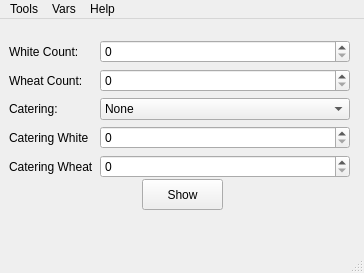
<?xml version="1.0" encoding="UTF-8"?>
<ui version="4.0">
 <class>MainWindow</class>
 <widget class="QMainWindow" name="MainWindow">
  <property name="geometry">
   <rect>
    <x>0</x>
    <y>0</y>
    <width>364</width>
    <height>273</height>
   </rect>
  </property>
  <property name="windowTitle">
   <string>Bread Count</string>
  </property>
  <widget class="QWidget" name="centralwidget">
   <widget class="QPushButton" name="showBread">
    <property name="geometry">
     <rect>
      <x>142</x>
      <y>160</y>
      <width>81</width>
      <height>31</height>
     </rect>
    </property>
    <property name="text">
     <string>Show</string>
    </property>
   </widget>
   <widget class="QWidget" name="layoutWidget">
    <property name="geometry">
     <rect>
      <x>9</x>
      <y>21</y>
      <width>341</width>
      <height>145</height>
     </rect>
    </property>
    <layout class="QFormLayout" name="formLayout">
     <item row="0" column="0">
      <widget class="QLabel" name="whiteL">
       <property name="text">
        <string>White Count:</string>
       </property>
      </widget>
     </item>
     <item row="0" column="1">
      <widget class="QSpinBox" name="whiteIN"/>
     </item>
     <item row="1" column="0">
      <widget class="QLabel" name="wheatL">
       <property name="text">
        <string>Wheat Count:</string>
       </property>
      </widget>
     </item>
     <item row="1" column="1">
      <widget class="QSpinBox" name="wheatIN"/>
     </item>
     <item row="2" column="0">
      <widget class="QLabel" name="catPrompt">
       <property name="text">
        <string>Catering: </string>
       </property>
      </widget>
     </item>
     <item row="2" column="1">
      <widget class="QComboBox" name="comboBox">
       <item>
        <property name="text">
         <string>None</string>
        </property>
       </item>
       <item>
        <property name="text">
         <string>Mixed</string>
        </property>
       </item>
       <item>
        <property name="text">
         <string>Custom</string>
        </property>
       </item>
      </widget>
     </item>
     <item row="3" column="0">
      <widget class="QLabel" name="whiteCL">
       <property name="enabled">
        <bool>true</bool>
       </property>
       <property name="text">
        <string>Catering White</string>
       </property>
      </widget>
     </item>
     <item row="3" column="1">
      <widget class="QSpinBox" name="whiteCIN">
       <property name="enabled">
        <bool>true</bool>
       </property>
      </widget>
     </item>
     <item row="4" column="0">
      <widget class="QLabel" name="wheatCL">
       <property name="enabled">
        <bool>true</bool>
       </property>
       <property name="text">
        <string>Catering Wheat</string>
       </property>
      </widget>
     </item>
     <item row="4" column="1">
      <widget class="QSpinBox" name="wheatCIN">
       <property name="enabled">
        <bool>true</bool>
       </property>
      </widget>
     </item>
    </layout>
   </widget>
   <widget class="QLabel" name="Debug">
    <property name="geometry">
     <rect>
      <x>240</x>
      <y>170</y>
      <width>91</width>
      <height>20</height>
     </rect>
    </property>
    <property name="text">
     <string/>
    </property>
   </widget>
  </widget>
  <widget class="QStatusBar" name="statusbar"/>
  <widget class="QMenuBar" name="menubar">
   <property name="geometry">
    <rect>
     <x>0</x>
     <y>0</y>
     <width>364</width>
     <height>20</height>
    </rect>
   </property>
   <widget class="QMenu" name="menuFile">
    <property name="title">
     <string>Tools</string>
    </property>
    <widget class="QMenu" name="menuReset">
     <property name="title">
      <string>Reset</string>
     </property>
     <addaction name="actionLog"/>
     <addaction name="actionData"/>
    </widget>
    <addaction name="actionRevert_stcks_Left_to_last_value"/>
    <addaction name="actionShow_Log"/>
    <addaction name="menuReset"/>
   </widget>
   <widget class="QMenu" name="menuTools">
    <property name="title">
     <string>Vars</string>
    </property>
    <addaction name="actionEdit_values"/>
   </widget>
   <widget class="QMenu" name="menuHelp">
    <property name="title">
     <string>Help</string>
    </property>
    <addaction name="actionHelp_me_please"/>
    <addaction name="actionContact_me_about_issues"/>
   </widget>
   <addaction name="menuFile"/>
   <addaction name="menuTools"/>
   <addaction name="menuHelp"/>
  </widget>
  <action name="actionHelp_me_please">
   <property name="text">
    <string>Instructions</string>
   </property>
  </action>
  <action name="actionContact_me_about_issues">
   <property name="text">
    <string>Feedback/Issues?</string>
   </property>
  </action>
  <action name="actionEdit_values">
   <property name="text">
    <string>&amp;Edit/View Values</string>
   </property>
  </action>
  <action name="actionRevert_stcks_Left_to_last_value">
   <property name="text">
    <string>&amp;Revert Sticks To Prev</string>
   </property>
  </action>
  <action name="actionReset_Data">
   <property name="text">
    <string>Reset Data</string>
   </property>
  </action>
  <action name="actionLog">
   <property name="text">
    <string>Log</string>
   </property>
  </action>
  <action name="actionData">
   <property name="text">
    <string>Data</string>
   </property>
  </action>
  <action name="actionShow_Log">
   <property name="text">
    <string>Show Log</string>
   </property>
  </action>
 </widget>
 <resources/>
 <connections/>
</ui>
